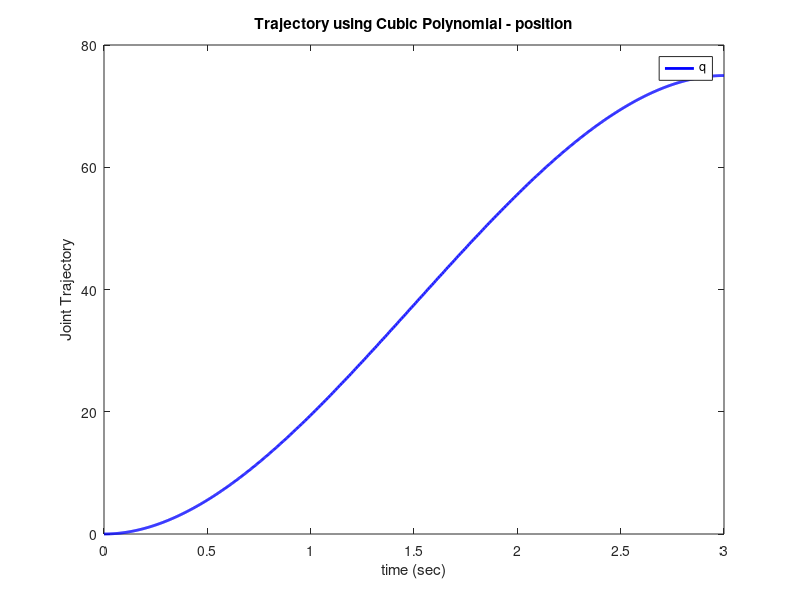
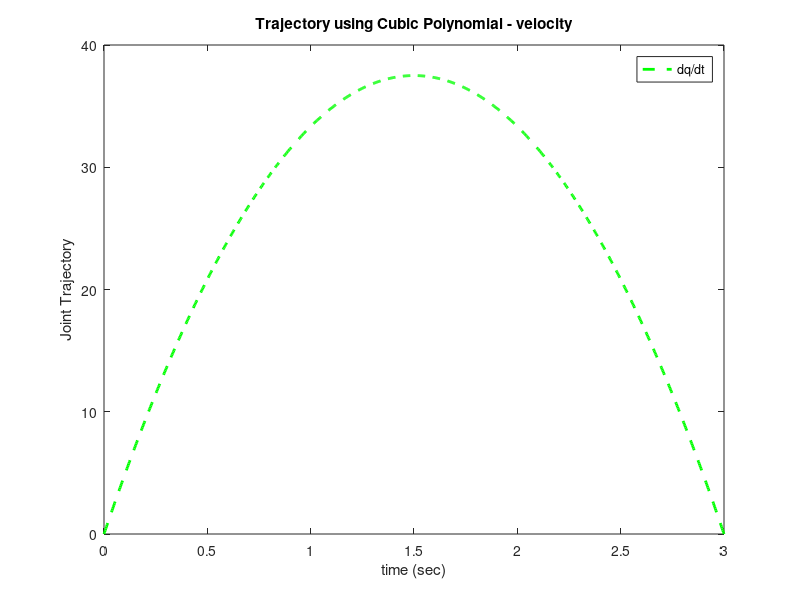
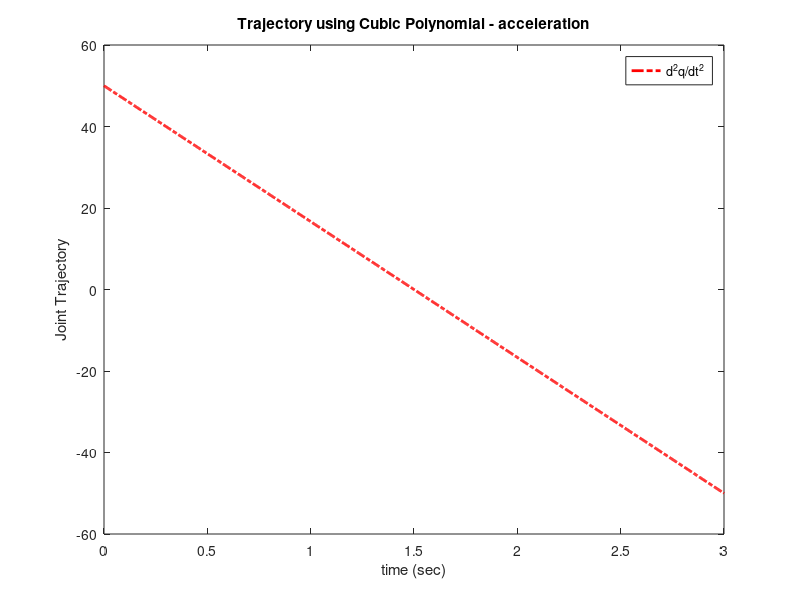

Write MATLAB code to recreate these figures, in order.

clear all; close all; clc; % clear memory, figures, and window

to = 0; qo = 0;  qdoto = 0;
% final time, joint value and joint velocity
tf = 3; qf = 75; qdotf = 0; 
% Coefficient matrix for cubic trajectory and its derivative
% at initial and final joint values.
A = [1,  to,  to^2, to^3;   ...
     0,  1,   2*to, 3*to^2; ...
     1,  tf,  tf^2, tf^3;   ...
     0,  1,   2*tf, 3*tf^2];
% Vector of intial and final joint positions and velocities
b = [qo; qdoto; qf; qdotf];
% Compute coefficients of trajectory polynomial using
% notion of a = inv(A)*b, but using Gaussian Elimination
a = A\b;
% Evaluate cubic polynomial at times
t = to:(tf-to)/1000:tf;
q     = a(1) + a(2)*t + a(3)*t.^2 + a(4)*t.^3;
qdot  = a(2) + 2*a(3)*t + 3*a(4)*t.^2;
qddot = 2*a(3) + 6*a(4)*t;
qt = transpose(q);
tt = transpose(t);
data_matrix = [tt ,qt];
% Plot trajectories
figure(1);
plot(t,q,'b-','LineWidth',2);
legend('q');
xlabel('time (sec)'); ylabel('Joint Trajectory');
title('Trajectory using Cubic Polynomial - position');
figure(2);
plot(t, qdot, 'g--','LineWidth',2);
legend('dq/dt');
xlabel('time (sec)'); ylabel('Joint Trajectory');
title('Trajectory using Cubic Polynomial - velocity');
figure(3);
plot(t, qddot, 'r-.','LineWidth', 2);
legend('d^2q/dt^2');
xlabel('time (sec)'); ylabel('Joint Trajectory');
title('Trajectory using Cubic Polynomial - acceleration');